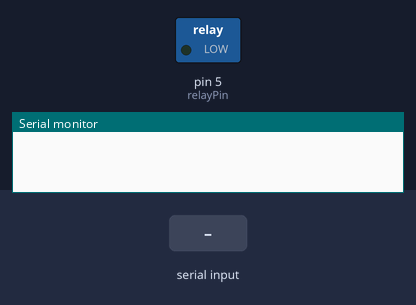
Bench run of a sketch on a simulated Arduino Uno, built with avr-gcc and run on an emulated ATmega328P. On the bench: switched loads named in the sketch (green lamp = pin HIGH), the last lines printed to the serial monitor. Inputs (shaded band) come from the test bench.

Above: at 1.2 s.
1.3 s: "WATER_ON" received over Serial
At 3.5 s:
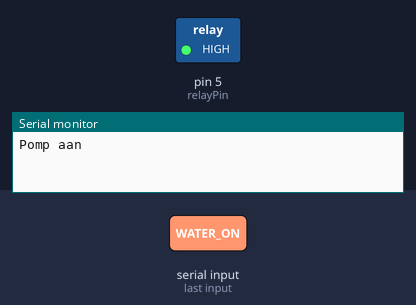
3.8 s: "WATER_OFF" received over Serial
At 5.5 s:
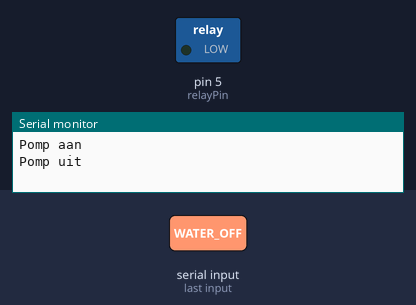
Timing chart, 0 to 7.0 s (numbered marks = the images above; inputs shaded):
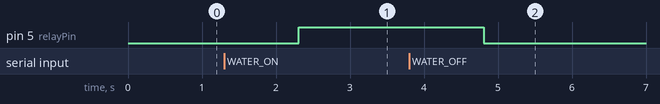

Measured:
- after the input at 1.3 s, pin 5 (relayPin): LOW → HIGH after 1.0 s
- after the input at 3.8 s, pin 5 (relayPin): HIGH → LOW after 1.0 s

The sketch:

Waterpomp-gezichtsherkenning.ino
```cpp
// Definieer de pin waar het relais is aangesloten
int relayPin = 5;

void setup() {
  // Stel de pin van het relais in als OUTPUT
  pinMode(relayPin, OUTPUT);

  // Seriële communicatie starten om berichten van de Python-code te ontvangen
  Serial.begin(9600);

  // Zorg ervoor dat de pomp uitstaat bij het opstarten
  digitalWrite(relayPin, LOW);  // Pomp uit
}

void loop() {
  // Controleer of er gegevens beschikbaar zijn via de seriële poort
  if (Serial.available() > 0) {
    // Lees de ontvangen string (command) van de Python-code
    String command = Serial.readString();

    // Controleer of het commando 'WATER_ON' is
    if (command.indexOf("WATER_ON") >= 0) {
      digitalWrite(relayPin, HIGH);  // Zet de pomp aan
      Serial.println("Pomp aan");    // Feedback naar de seriële monitor
    }

    // Controleer of het commando 'WATER_OFF' is
    if (command.indexOf("WATER_OFF") >= 0) {
      digitalWrite(relayPin, LOW);  // Zet de pomp uit
      Serial.println("Pomp uit");   // Feedback naar de seriële monitor
    }
  }
}
```
